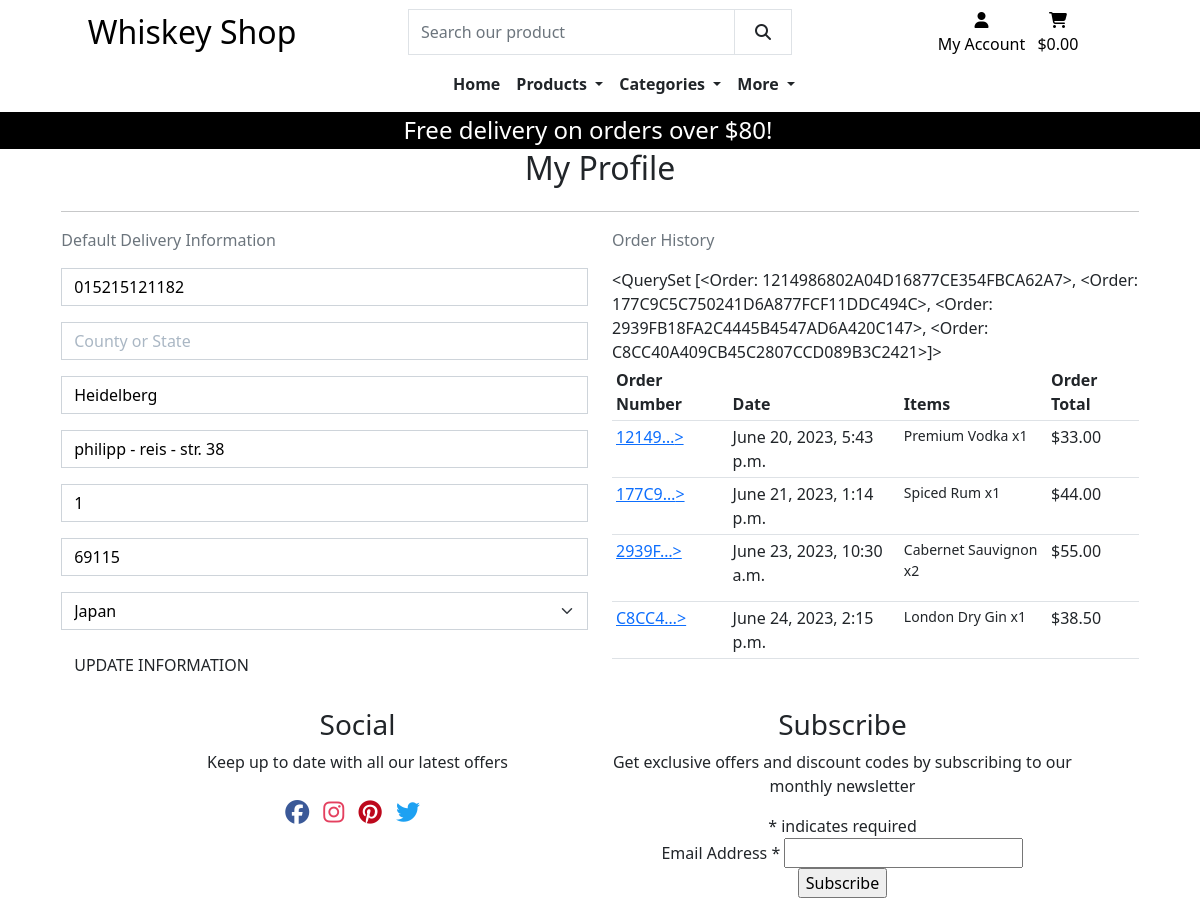
The page /profile/ (signed in) on the database as committed earlier.
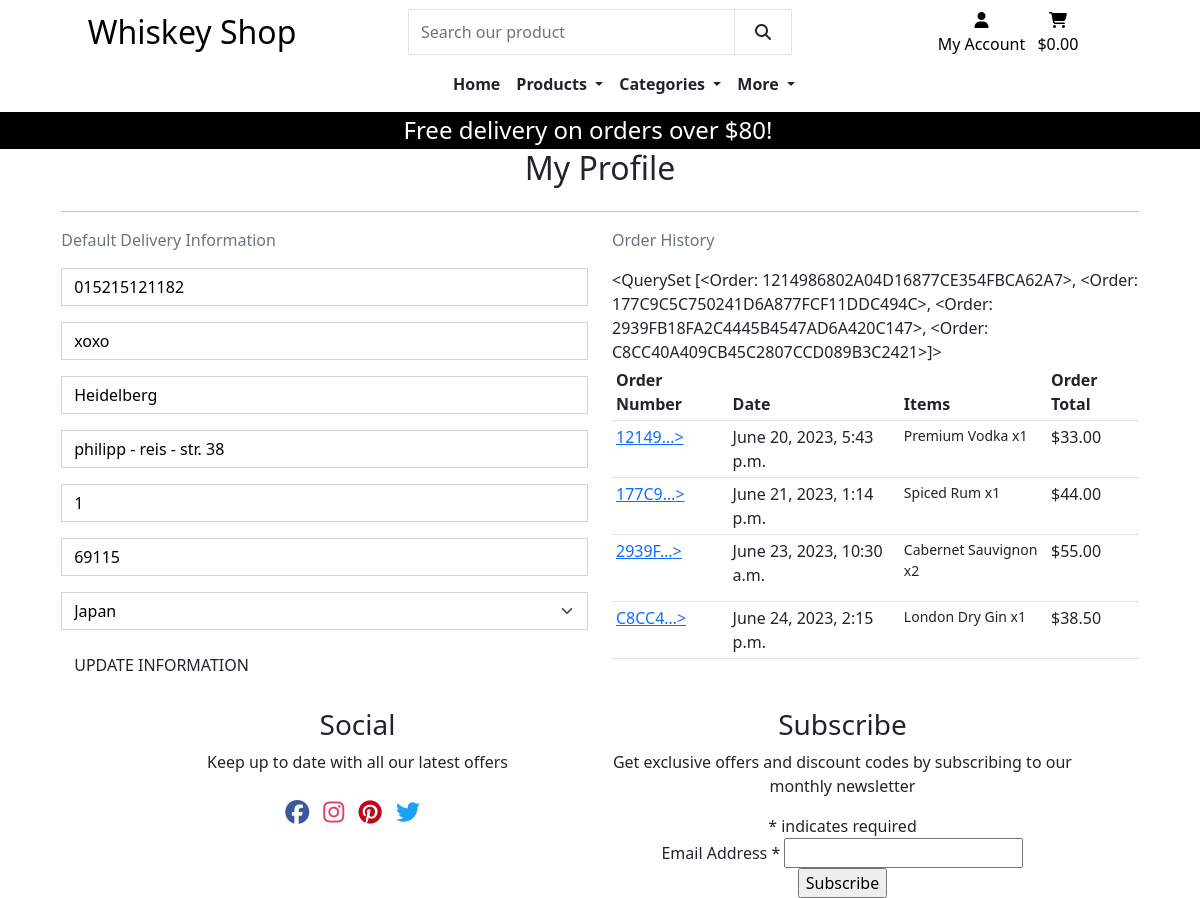
The same page on the database as committed later.
### profiles/models.py (models this page shows, shortened)
class UserProfile(models.Model):
    user = models.OneToOneField(User, on_delete=models.CASCADE)
    default_phone_number = models.CharField(max_length=20, null=True,
                                            blank=True)
    default_county = models.CharField(max_length=80, null=True, blank=True)
    default_city = models.CharField(max_length=40, null=True, blank=True)
    default_street_address1 = models.CharField(max_length=80, null=True,
                                               blank=True)
    default_street_address2 = models.CharField(max_length=80, null=True,
                                               blank=True)
    default_postcode = models.CharField(max_length=20, null=True, blank=True)
    default_country = CountryField(blank_label='Country', null=True,
                                   blank=True)

### checkout/models.py (models this page shows, shortened)
class Order(models.Model):
    order_number = models.CharField(max_length=32, null=False, editable=False)
    user_name = models.ForeignKey(UserProfile, on_delete=models.SET_NULL,
                                  null=True, blank=True, related_name='orders')
    full_name = models.CharField(max_length=50, null=False, blank=False)
    email = models.EmailField(max_length=254, null=False, blank=False)
    phone_number = models.CharField(max_length=20, null=False, blank=False)
    country = CountryField(blank_label='Country *', null=False, blank=False)
    county = models.CharField(max_length=80, null=True, blank=True)
    city = models.CharField(max_length=80, null=True, blank=True)
    postcode = models.CharField(max_length=20, null=True, blank=True)
    street_address1 = models.CharField(max_length=80, null=False, blank=False)
    street_address2 = models.CharField(max_length=80, null=True, blank=True)
    date = models.DateTimeField(auto_now_add=True)
    delivery_cost = models.DecimalField(max_digits=6, decimal_places=2, null=False, default=0)
    order_total = models.DecimalField(max_digits=10, decimal_places=2, null=False, default=0)
    grand_total = models.DecimalField(max_digits=10, decimal_places=2, null=False, default=0)
    original_bag = models.TextField(null=False, blank=False, default='')
    stripe_pid = models.CharField(max_length=200, null=False, blank=False, default='')
    def __str__(self):
        return self.order_number

### profiles/views.py (the view, shortened to what this page needs)
# urls.py: path('', views.profile, name='profile'),
@login_required
def profile(request):
    try:
        profile = UserProfile.objects.get(user=request.user)
    except UserProfile.DoesNotExist:
        profile = None
    form = UserProfileForm(instance=profile)
    orders = profile.orders.all()
    template = 'profiles/profile.html'
    context = {
        'form': form,
        'orders': profile.orders.all() if profile else [],
        'on_profile_page': True
    }
    return render(request, template, context)

### profiles/forms.py
class UserProfileForm(forms.ModelForm):
    class Meta:
        model = UserProfile
        exclude = ('user',)
    def __init__(self, *args, **kwargs):
        super().__init__(*args, **kwargs)
        placeholders = {
            'default_phone_number': 'Phone Number',
            'default_county': 'County or State',
            'default_city': 'City',
            'default_postcode': 'Postal Code',
            'default_street_address1': 'Street Address 1',
            'default_street_address2': 'Street Address 2',
        }
        self.fields['default_phone_number'].widget.attrs['autofocus'] = True
        for field in self.fields:
            if field != 'default_country':
                if self.fields[field].required:
                    placeholder = f'{placeholders[field]} *'
                else:
                    placeholder = placeholders[field]
                self.fields[field].widget.attrs['placeholder'] = placeholder
            self.fields[field].widget.attrs['class'] = 'border-black rounded-0 profile-form-input'
            self.fields[field].label = False

### profiles/templates/profiles/profile.html (shortened to what this page needs)
{% extends "base.html" %}
{% load static %}
{% block extra_css %}
    <link rel="stylesheet" href="{% static 'profiles/css/profile.css' %}">
{% endblock %}
{% block content %}
<div class="overlay"></div>
<div class="container">
    <div class="row">
        <div class="col">
            <h2 class="mb-4 text-center">My Profile</h2>
            <hr>
        </div>
    </div>
    <div class="row">
        <div class="col-12 col-lg-6">
            <p class="text-muted">Default Delivery Information</p>
            <form action="{% url 'profile' %}" class="mt-3" method="POST" id="profile-update-form">
                {{ form|crispy }}
                <button class="btn btn-black rounded-0 text-uppercase float-right">Update Information</button>
            </form>
        </div>
        <div class="col-12 col-lg-6">
            <p class="text-muted">Order History</p>
                {{ orders }}
                <div class="order-history">
                    <table class="table table-sm">
                        <thead>
                            <tr>
                                <th>Order Number</th>
                                <th>Date</th>
                                <th>Items</th>
                                <th>Order Total</th>
                            </tr>
                        </thead>
                        <tbody>
                            {% for order in orders %}
                            <tr>
                                <td>
                                    <a href="{% url 'order_history' order.order_number %}"
                                    title="{{ order.order_number }}">
                                        {{ order.order_number|truncatechars:6 }}>
                                    </a>
                                </td>
                                <td>{{ order.date }}</td>
                                <td>
                                    <ul class="list-unstyled">
                                        {% for item in order.lineitems.all %}
                                            <li class="small">
                                                {{ item.product.name }} x{{ item.quantity }}
                                            </li>
                                        {% endfor %}
                                    </ul>
                                </td>
                                <td>${{ order.grand_total }}</td>
                                </tr>
                            {% endfor %}
                        </tbody>
                    </table>
                </div>
        </div>
    </div>
{% endblock %}

Rows that differ between the two databases and show on the page:
changed UserProfile "Heidelberg": default_county (not shown) → "xoxo"
